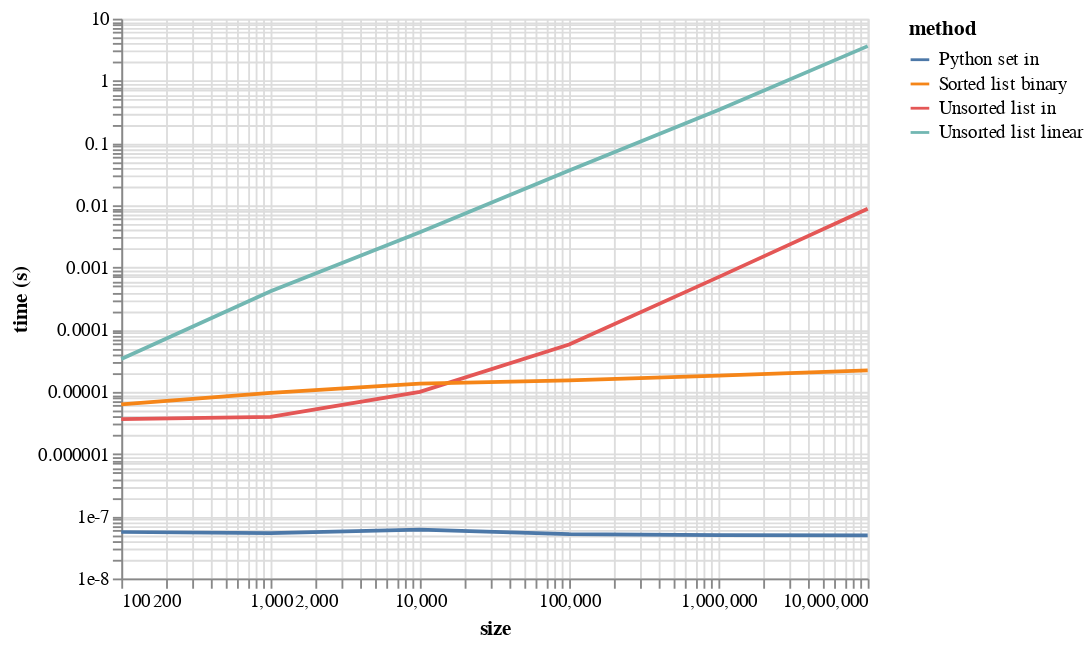

Notebook source saved alongside this figure:
### Code cell
df_long = pd.melt(df, id_vars="size", var_name="method", value_name="time (s)")

alt.Chart(df_long).mark_line().encode(
    alt.X('size', scale=alt.Scale(type='log')),
    alt.Y('time (s)', scale=alt.Scale(type='log')),
    color='method'
).configure_axis(grid=True)

### Figure 1 — Vega-Lite specification as saved in the notebook (floating-point values rounded to 4 significant figures)
{"config": {"view": {"continuousWidth": 400, "continuousHeight": 300}, "axis": {"grid": true}}, "data": {"name": "data-7c79d27de0b1087e2f704e560dd52dd7"}, "mark": "line", "encoding": {"color": {"type": "nominal", "field": "method"}, "x": {"type": "quantitative", "field": "size", "scale": {"type": "log"}}, "y": {"type": "quantitative", "field": "time (s)", "scale": {"type": "log"}}}, "$schema": "https://vega.github.io/schema/vega-lite/v4.8.1.json", "datasets": {"data-7c79d27de0b1087e2f704e560dd52dd7": [{"size": 100, "method": "Unsorted list linear", "time (s)": 3.376e-05}, {"size": 1000, "method": "Unsorted list linear", "time (s)": 0.0004146}, {"size": 10000, "method": "Unsorted list linear", "time (s)": 0.003675}, {"size": 100000, "method": "Unsorted list linear", "time (s)": 0.03632}, {"size": 1000000, "method": "Unsorted list linear", "time (s)": 0.3398}, {"size": 10000000, "method": "Unsorted list linear", "time (s)": 3.618}, {"size": 100, "method": "Unsorted list in", "time (s)": 3.641e-06}, {"size": 1000, "method": "Unsorted list in", "time (s)": 3.967e-06}, {"size": 10000, "method": "Unsorted list in", "time (s)": 1.001e-05}, {"size": 100000, "method": "Unsorted list in", "time (s)": 5.769e-05}, {"size": 1000000, "method": "Unsorted list in", "time (s)": 0.0006982}, {"size": 10000000, "method": "Unsorted list in", "time (s)": 0.008774}, {"size": 100, "method": "Sorted list binary", "time (s)": 6.29e-06}, {"size": 1000, "method": "Sorted list binary", "time (s)": 9.617e-06}, {"size": 10000, "method": "Sorted list binary", "time (s)": 1.362e-05}, {"size": 100000, "method": "Sorted list binary", "time (s)": 1.532e-05}, {"size": 1000000, "method": "Sorted list binary", "time (s)": 1.831e-05}, {"size": 10000000, "method": "Sorted list binary", "time (s)": 2.219e-05}, {"size": 100, "method": "Python set in", "time (s)": 5.582e-08}, {"size": 1000, "method": "Python set in", "time (s)": 5.347e-08}, {"size": 10000, "method": "Python set in", "time (s)": 6.074e-08}, {"size": 100000, "method": "Python set in", "time (s)": 5.141e-08}, {"size": 1000000, "method": "Python set in", "time (s)": 4.971e-08}, {"size": 10000000, "method": "Python set in", "time (s)": 4.939e-08}]}}
